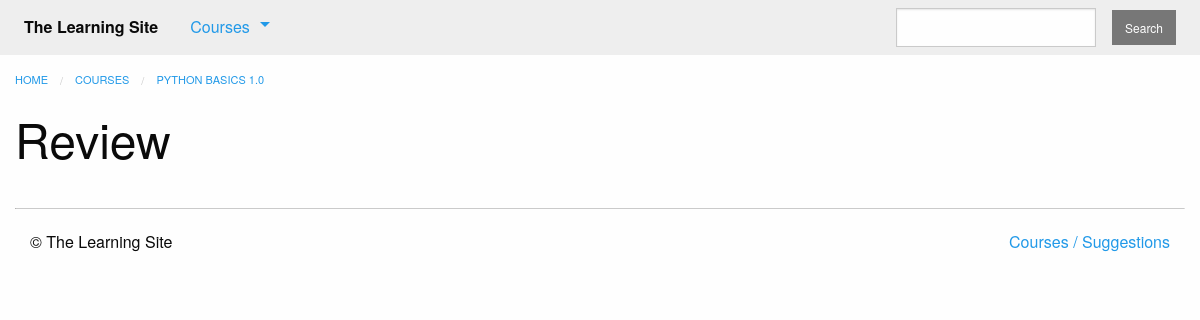
The page /courses/1/q1/ on the database as committed earlier.
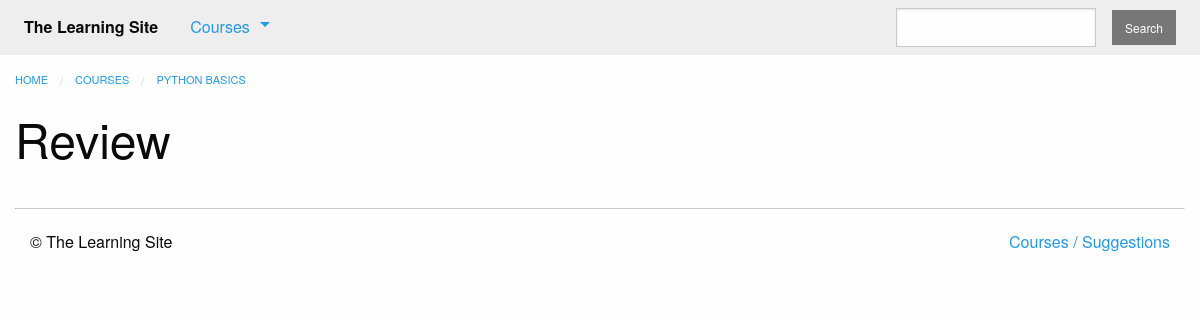
The same page on the database as committed later.
### courses/models.py (models this page shows, shortened)
class Step(models.Model):
    title = models.CharField(max_length=255)
    description = models.TextField()
    order = models.IntegerField(default=0)
    course = models.ForeignKey(Course, on_delete=models.CASCADE)
    class Meta:
        abstract = True
        ordering = ['order', ]

class Quiz(Step):
    total_questions = models.IntegerField(default=4)
    times_taken = models.IntegerField(default=0, editable=False)
    class Meta:
        verbose_name_plural = "Quizzes"

class Course(models.Model):
    created_at = models.DateTimeField(auto_now_add=True)
    title = models.CharField(max_length=255)
    description = models.TextField()
    teacher = models.ForeignKey(User, on_delete=models.CASCADE)
    subject = models.CharField(default='', max_length=100)
    published = models.BooleanField(default=False)

### courses/views.py (the view)
# urls.py: path('<int:course_pk>/q<int:step_pk>/', views.quiz_detail, name='quiz'),
def quiz_detail(request, course_pk, step_pk):
    try:
        step = models.Quiz.objects.select_related(
            'course'
        ).prefetch_related(
            'question_set',
            'question_set__answer_set'
        ).get(
            course_id=course_pk,
            pk=step_pk,
            course__published=True
        )
    except models.Quiz.DoesNotExist:
        raise Http404
    else:
        return render(request, 'courses/quiz_detail.html', {'step': step})

### courses/templatetags/course_extras.py (called while the page is built)
@register.inclusion_tag('courses/course_nav.html')
def nav_courses_list():
    courses = Course.objects.filter(published=True).order_by('-created_at').values('id', 'title')[:5]
    return {'courses': courses}

### courses/templates/courses/quiz_detail.html (shortened to what this page needs)
{% extends "courses/layout.html" %}
{% load course_extras %}
{% block breadcrumbs %}
    <li><a href="{% url 'courses:detail' pk=step.course.pk %}">{{ step.course.title }}</a></li>
{% endblock %}
{% block content %}
    <div class="row columns">
        <article>
            {{ block.super }}
            <h1>{{ step.title }}</h1>
        </article>
    </div>
{% endblock %}

Rows that differ between the two databases and show on the page:
changed through a linked row, Quiz "Review": course "PYTHON BASICS 1.0" → "PYTHON BASICS"
